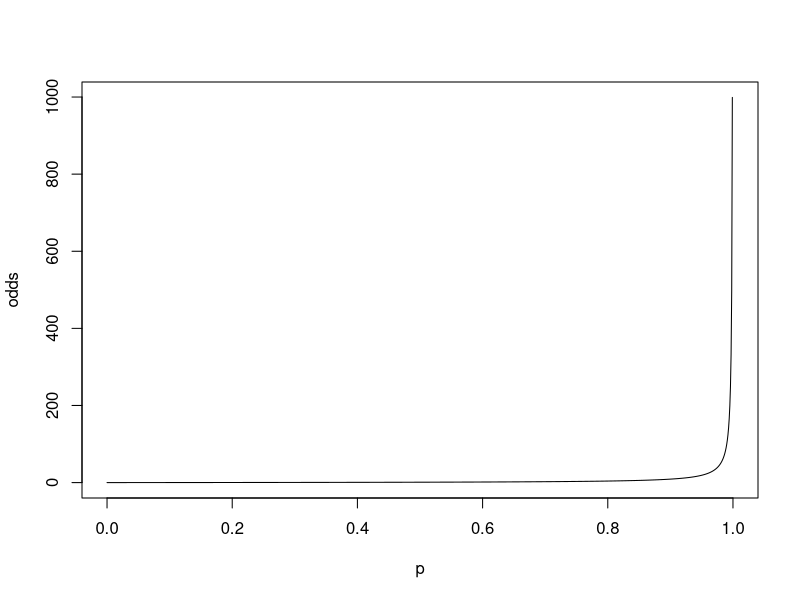
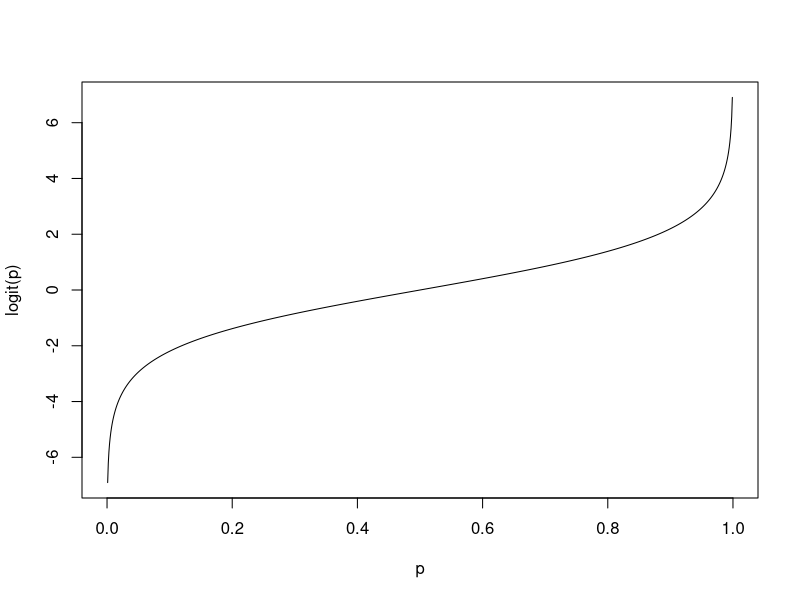

The R source for these figures, in order:
# Задание 1. Нарисовать график odds в зависимости от p.

p <- seq(0, 1, 0.001)
odds <- p / (1 - p)
plot(p,
     odds,
     xlab = 'p',
     ylab = 'odds',
     type = "l")

# Задание 2. Нарисовать графит logit(p).

logit <- log(odds)
plot(p,
     logit,
     xlab = 'p',
     ylab = 'logit(p)',
     type = "l")

# Задание 3. Исследовать данные mtcars. Составить какую-нибудь
# логистическую регрессию и проанализировать ее.

dataset <- mtcars
# help(mtcars)
columns <- colnames(dataset)[-8]

akaike_criteria <- function(columns_to_calc)
{
  model <-
    glm(data = dataset,
        as.formula(paste("vs", "~", columns_to_calc, sep = "")), family = binomial)
  val <- AIC(model)
  return(val)
}

forward <- function (columns) {
  current_best_aic <- 100
  best_combination <- ""
  
  while (length(columns) > 0) {
    values <- list()
    for (i in columns) {
      if (best_combination != "") {
        i <- paste(i, best_combination, sep = "+")
      }
      aic_value <- akaike_criteria(i)
      values <- c(unlist(values), aic_value)
    }
    best_value <- min(unlist(values))
    best_value_index <- match(best_value, values)
    if (best_value < current_best_aic) {
      if (best_combination != "") {
        best_combination <-
          paste(columns[best_value_index], best_combination, sep = "+")
      } else {
        best_combination <- columns[best_value_index]
      }
      current_best_aic <- best_value
      columns <- columns[-best_value_index]
      
    } else {
      break
    }
  }
  return (best_combination)
}

good_factors <- forward(columns)
pseudo_best_model <-
  glm(data = dataset, as.formula(paste("vs", "~", good_factors, sep = "")), family = binomial)
summary(pseudo_best_model) # AIC маленький, а p-value почти 1

columns <- colnames(dataset)[c(2, 5)]
columns_string <- paste(columns, collapse = "+")
best_model <-
  glm(data = dataset, as.formula(paste(
    "vs", "~", paste(columns_string, sep = "+"), sep = ""
  )), family = binomial)
summary(best_model)

# Задание 4. Вычислить TP, FP, FN, TN.

TP <- 0
TN <- 0
FP <- 0
FN <- 0

dataset <- mtcars
columns <- colnames(dataset)[c(2, 5)]
columns_string <- paste(columns, collapse = "+")
formula_for_model <-
  as.formula(paste('vs', "~", columns_string, sep = ""))

validation <- function(train_dataset, test_dataset) {
  model <-
    glm(formula_for_model, data = train_dataset, family = binomial)
  prediction <-
    predict(model, newdata = test_dataset[-3], type = "response")
  if (prediction >= 0.5) {
    if (test_dataset$vs == 1) {
      TP <<- TP + 1
    } else {
      FP <<- FP + 1
    }
  } else{
    if (test_dataset$vs == 0) {
      TN <<- TN + 1
    } else {
      FN <<- FN + 1
    }
  }
}

subdataset <- dataset[c(2, 5, 8)]
lines <- seq(1, 32, 1)
for (line_number in lines) {
  train <- subdataset[-line_number, ]
  test <- subdataset[line_number, ]
  validation(train, test)
}

# Задание 5. Вычислить Sensitivity (чувствительность) и Specificity (специфичность)

Sensitivity <- TP / (TP + FN) #0.78
Specificity <- TN / (TN + FP) #0.88
